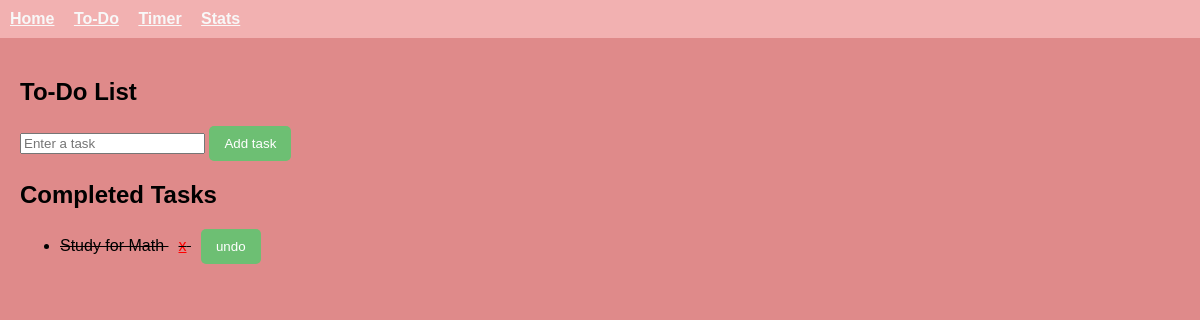
Before: /todo with the older database file.
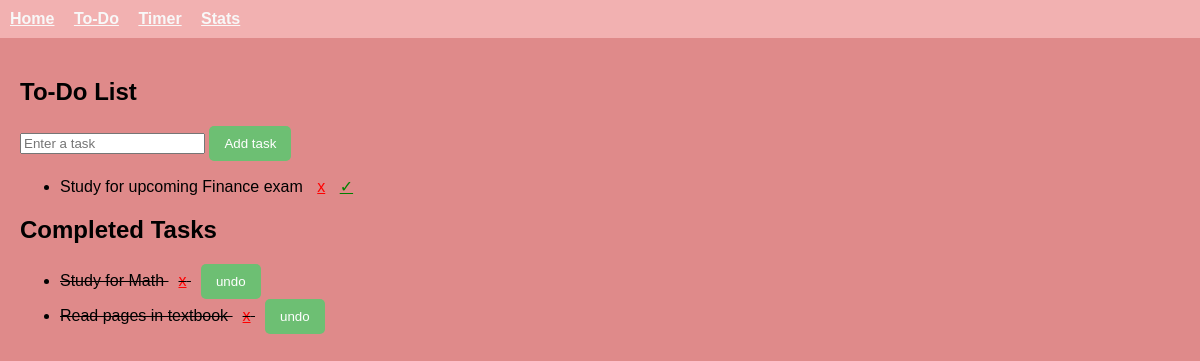
After: the same page with the newer database file.
### tables this page shows
CREATE TABLE tasks (
            id INTEGER PRIMARY KEY AUTOINCREMENT,
            task TEXT NOT NULL,
            completed INTEGER DEFAULT 0
        );

### app.py (the view)
@app.route("/todo", methods = ["GET", "POST"])
def todo():
    conn = sqlite3.connect('studynest.db')
    c = conn.cursor()
    if request.method == "POST":
        task = request.form["task"]
        if task:
            c.execute("INSERT INTO tasks (task) VALUES (?)", (task,))
            conn.commit()
        return redirect(url_for("todo"))
    c.execute("SELECT id, task FROM tasks WHERE completed = 0")
    tasks = c.fetchall()
    c.execute("SELECT id, task From tasks WHERE completed = 1")
    completed_tasks = c.fetchall()
    conn.close()
    return render_template("todo.html", tasks=tasks, completed_tasks=completed_tasks)

### templates/todo.html
{% extends "base.html" %}
{% block content %}
<h2>To-Do List</h2>
<form method="POST" action="/todo">
    <input type="text" name="task" placeholder="Enter a task" required>
    <button type="submit">Add task</button>
</form>
<ul>
    {% for task in tasks %}
      <li>{{ task [1] }}
     <a href="/delete/{{ task[0] }}" style="color:red; margin-left:10px;">x</a>
     <a href="/complete/{{ task[0] }}" style="color:green; margin-left:10px;">&#10003;</a>
      </li>
    {% endfor %}
  </ul>
  <h2>Completed Tasks</h2>
  <ul>
    {% for task in completed_tasks %}
    <li style="text-decoration: line-through;">
        {{ task[1] }}
        <a href="/delete/{{ task[0] }}" style="color:red; margin-left:10px;">x</a>
        <a href="/undo/{{ task[0] }}">
            <button style="margin-left:10px;">undo</button>
        </a>
    </li>
    {% endfor %}
  </ul>
  {% endblock %}

### templates/base.html (shortened to what this page needs)
<!DOCTYPE html>
<html lang="en">
<head>
    <link rel="stylesheet" href="{{ url_for('static', filename='style.css') }}">
</head>
<body>
    <nav>
        <a href="/">Home</a>
        <a href="/todo">To-Do</a>
        <a href="/timer">Timer</a>
        <a href="/stats">Stats</a>
      </nav>
    <div class="content">
        {% block content %}{% endblock %}
    </div>
</body>
</html>

### static/style.css (style rules this page uses)
body { font-family:Arial, Helvetica, sans-serif; background-color: rgb(223, 138, 138); margin: 0; padding: 0; }
nav { background-color: #f2b1b1; padding: 10px; }
nav a { text-decoration: underline; color: rgb(248, 248, 248); margin-right: 15px; font-weight: bold; }
button { background-color: #6dbf73; color: white; border: none; padding: 10px 15px; border-radius: 5px; cursor: pointer; }
.content { padding: 20px; }

Changed rows visible on the page:
added tasks: task "Study for upcoming Finance exam", shown under "To-Do List"
added tasks: task "Read pages in textbook", shown under "Completed Tasks"
